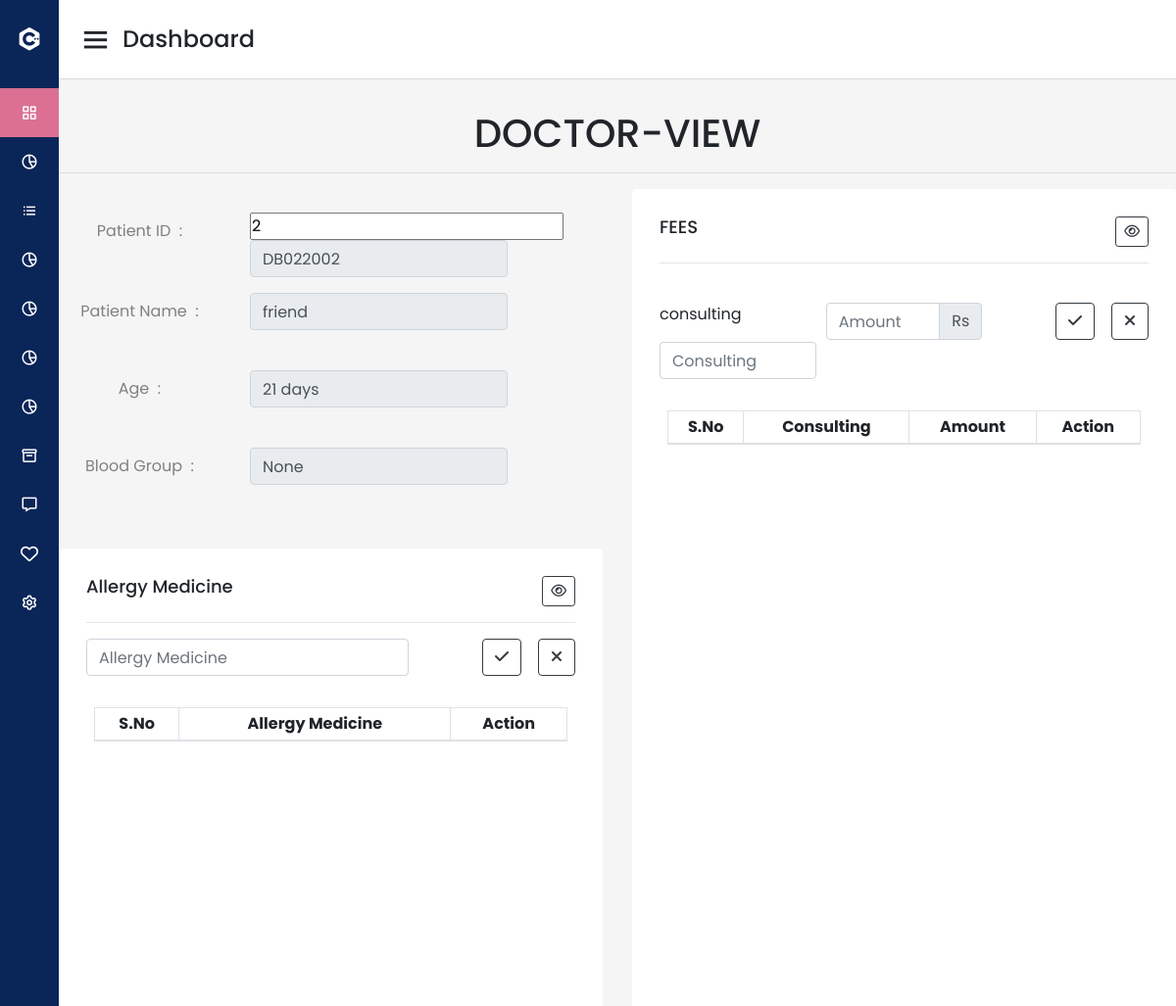
The page /doctor_vie/72/ (upper part) on the database as committed earlier.
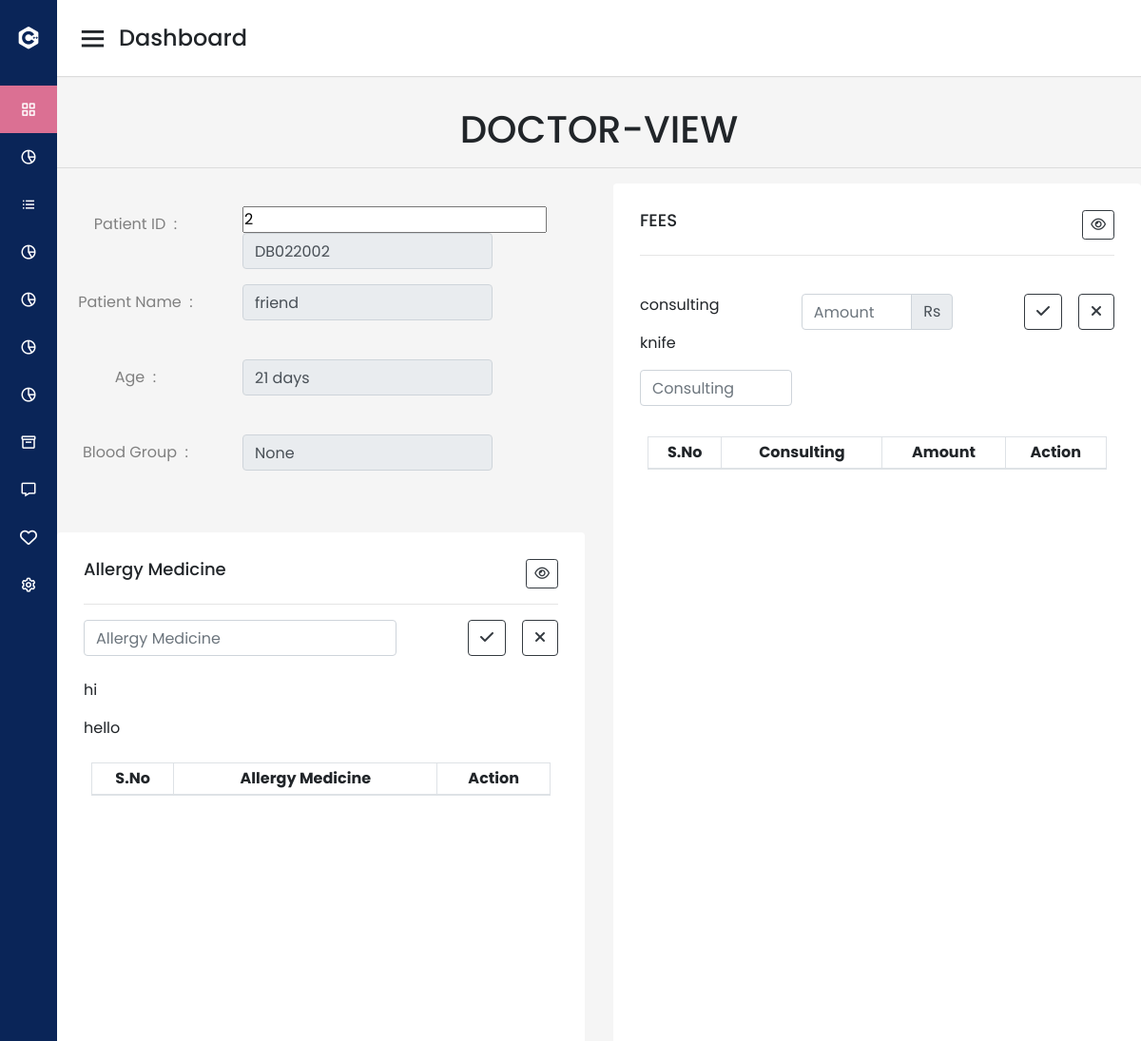
The same page on the database as committed later.
### management/models.py (models this page shows)
class AddFees(models.Model):
    fee_name=models.CharField(max_length=30)
    amount=models.IntegerField(null=True, blank=True)

### inventory/models.py (models this page shows, shortened)
class Allergy_Medicine(models.Model):
    patient=models.ForeignKey(PatientDetails,on_delete=models.CASCADE,null=True,blank=True)
    medicine_name= models.CharField(max_length=200,null=True, blank=True)
    created_at = models.DateTimeField(auto_now_add=True)
    updated_at = models.DateTimeField(auto_now=True)

### management/views.py (the view)
# urls.py: path('doctor_vie/<int:id>/',views.doctor_vie, name='doctor_vie'),
def doctor_vie(request,id):
    fees=AddFees.objects.all()
    x=  TodayPatients.objects.get(id=id)
    view=x.patient_id
    y=PatientDetails.objects.filter(id=x.patient_id).first()
    z=GeneralVitals.objects.filter(patient_id=view).first()
    medicines=Medicine.objects.all()
    return_allergy=[i.medicine_name for i in Allergy_Medicine.objects.filter(patient_id=y.id)]
    return render(request,"management/doctor_vie.html",{'x':y,'z':z,'fees':fees,'medicines':medicines,'return_allergy':return_allergy})

### management/models.py (called while the page is built)
    @property
    def age_patient(self):
            date_of_birth = self.date_of_birth
            birth=datetime.strptime(str(date_of_birth), '%Y-%m-%d')
            current = date.today() # July 27th, 2020 at the time of writing
            diff=relativedelta.relativedelta(current, birth)
            if diff.years > 0:
                age=f'{diff.years} years'
            elif diff.months >0:
                age=f'{diff.months} months'
            elif diff.days >0:
                age=f'{diff.days} days'
            elif diff.hours >0:
                age=f'{diff.hours} hours'
            return age

### management/templates/management/doctor_vie.html (shortened to what the changed rows need)
{% extends "management/navbar.html" %}
{% load static %}
{% block content %}
            <h1 class="mt-2">Doctor-view</h1>
            <div class="row">
                <div class="col-lg-6">
                    <div class="row">
                        <div class="col-md-12">
                            <div class="card mt-4 mb-2 p-2 ">
                                <div class="card-body">
                                    <div class="row">
                                        <div class="col-lg-6">
                                        </div>
                                        <div class="col-lg-6 text-right">
                                        </div>
                                    </div>
                                    <hr>
                                        <form>
                                            <div class="form-row ">
                                            </div>
                                        </form><br>
                                        {% for i in return_allergy %}
                                        <p>{{i}}</p>
                                        {% endfor %}
                                        <div class="table-responsive p-2 height_card">
                                            <table id="allergy-medicine-table" class="table table-bordered table-striped text-center"
                                                style="width:100%">
                                                <thead>
                                                    <tr>
                                                        <th class="text-center">S.No</th>
                                                        <th class="text-center">Allergy&nbsp;Medicine</th>
                                                        <th class="text-center">Action</th>
                                                    </tr>
                                                </thead>
                                            </table>
                                        </div>
                                </div>
                            </div>
                        </div>
                    </div>
                </div>
                <div class="col-lg-6">
                    <div class="card p-2 ">
                        <div class="card-body">
                            <form autocomplete="off">
                                <div class="form-row">
                                    <div class="col-lg-4">
                                        {% for i in fees %}
                                        <p>{{i.fee_name}}</p>
                                        {% endfor %}
                                        <input type="text" class="form-control" name="consulting" id="consulting" placeholder="Consulting" required>
                                    </div>
                                </div>
                            </form><br>
                            <div class="table-responsive p-2 height_card_v2">
                                <table id="consulting-fees-table" class="table table-bordered table-striped text-center auto-index "
                                    style="width:100%">
                                    <thead>
                                        <tr>
                                            <th class="text-center">S.No</th>
                                            <th class="text-center">Consulting</th>
                                            <th class="text-center">Amount</th>
                                            <th class="text-center">Action</th>
                                        </tr>
                                    </thead>
                                </table>
                            </div>
                        </div>
                    </div>
                </div>
            </div>
        </div>
    {% endblock %}

Rows that differ between the two databases and show on the page:
added Allergy_Medicine: return_allergy "hi"
added Allergy_Medicine: return_allergy "hello"
added AddFees: fee_name "knife"
